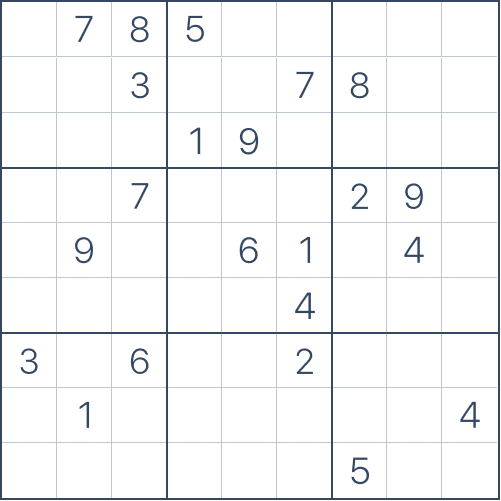
#> input picture Sudoku Solver v1.0/base.png, 501 x 501 px
$ python -i visual_cryptography.py   (imports and definitions only)
#> lines starting #> are read from the running program, lines starting #| are printed output that depends on the picture
from PIL import Image
import random

def visual_encode(filename):
    """
    Encrypts the given image using visual encryption
    PARAMS:
        filename (string): The filepath to the image to be encrypted
    """
#> called with filename = '../Sudoku Solver v1.0/base.png'

    original = Image.open(filename)
#> original is the input picture: PIL image 501x501 RGB; mean R, G, B 244.7, 245.7, 247.2
    plaintext = original.convert("1")
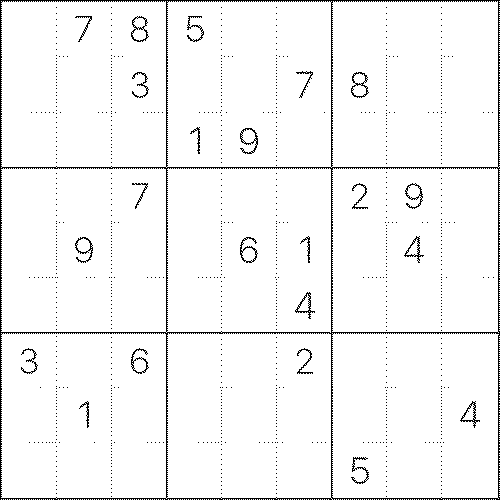
#> plaintext: PIL image 501x501 1; 96.4% white; black in thin lines or dots

    plaintextSize = plaintext.size
#> plaintextSize = (501, 501)
    pixels = plaintext.load()
    totalPixelCount = plaintextSize[0] * plaintextSize[1]
#> totalPixelCount = 251001

    oneTimePad = [random.randint(0,1) for i in range(2*totalPixelCount)]

    share1 = Image.new(mode="1", size=plaintextSize)
#> share1: PIL image 501x501 1; every value is 0
    share2 = Image.new(mode="1", size=plaintextSize)

    for y in range(0, plaintextSize[1]):
        for x in range(0, plaintextSize[0]):
            share1.putpixel((x,y), (oneTimePad[y*plaintextSize[1]+x]))
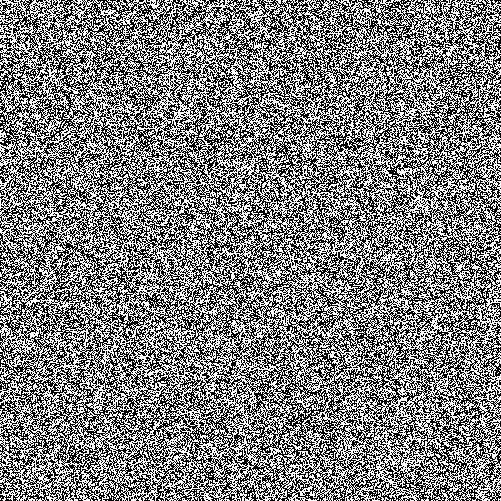
#> share1: PIL image 501x501 1; 50% white; black in thin lines or dots

    for y in range(0, plaintextSize[1]):
        for x in range(0, plaintextSize[0]):
            if plaintext.getpixel((x,y)) == 255:
                share2.putpixel((x,y), (oneTimePad[y*plaintextSize[1]+x]))
            elif plaintext.getpixel((x,y)) == 0:
                share2.putpixel((x,y), ((oneTimePad[y*plaintextSize[1]+x]+1)%2))
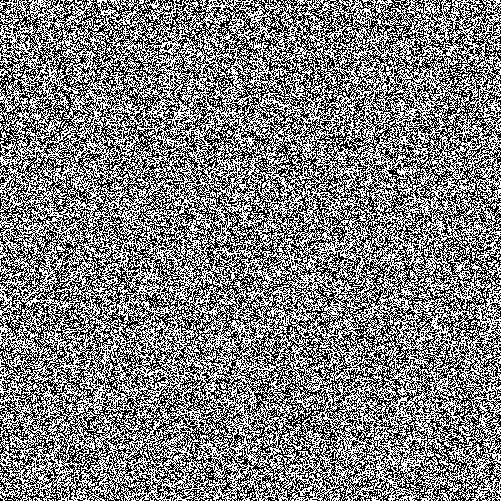
#> share2: PIL image 501x501 1; 50% white; black in thin lines or dots

    plaintext.close()

    share1.save("ct_s1.png")
    share2.save("ct_s2.png")
    share1.close()
    share2.close()
    print(f"Succesfully encoded {filename}!\n")


# [52 lines left out: functions visual_decode, main, not called in this run]

# [1 line not run here, left out]

# Coded by Lucas Emmes some time during quarantine

>>> result = visual_encode('../Sudoku Solver v1.0/base.png')
